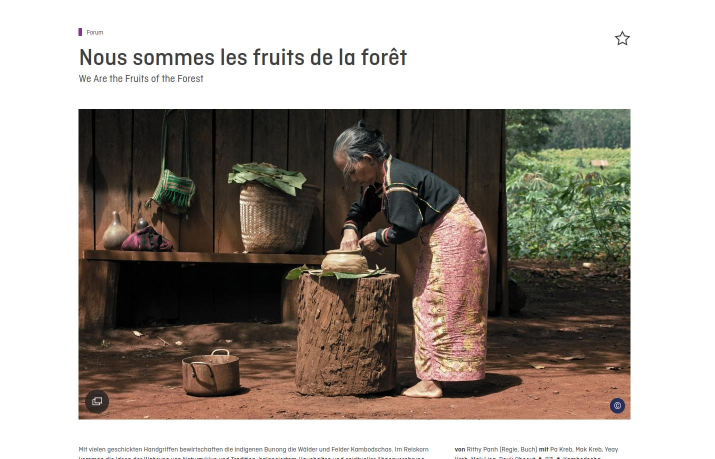
#> input picture mod1/ex03/test_img.jpg, 1429 x 917 px (shown at 1/2 size)
$ python zoom.py
#> lines starting #> are read from the running program, lines starting #| are printed output that depends on the picture
### mod1/ex05/load_image.py
# **************************************************************************** #
#                                                                              #
#                                                         :::      ::::::::    #
#    load_image.py                                      :+:      :+:    :+:    #
#                                                     +:+ +:+         +:+      #
#    By: spitul <spitul@student.42berlin.de>        +#+  +:+       +#+         #
#                                                 +#+#+#+#+#+   +#+            #
#    Created: 2026/06/20 08:46:36 by spitul            #+#    #+#              #
#    Updated: 2026/07/02 07:24:31 by spitul           ###   ########.fr        #
#                                                                              #
# **************************************************************************** #

from PIL import Image
import numpy as np

def ft_load(path: str) -> np.ndarray:
	# if not path.endswith(".jpg") and not path.endswith(".jpeg"):
	# 	raise ValueError("File not the right format")
#> called with path = 'test_img.jpg'
	try:
		img = Image.open(path)
#> img is the input picture: PIL image 1429x917 RGB; mean R, G, B 164.1, 156.3, 148.8
	except FileNotFoundError as e:
		print(e)
		return None
	if not img.format == "JPEG" and not img.format == "JPG":
		raise ValueError("Wrong format")
	arr = np.array(img)
	print(f"The shape of the image is: {arr.shape}")
#| The shape of the image is: (917, 1429, 3)
	print(arr)
#> (printed output is left out)
	return arr


### mod1/ex03/zoom.py
# **************************************************************************** #
#                                                                              #
#                                                         :::      ::::::::    #
#    zoom.py                                            :+:      :+:    :+:    #
#                                                     +:+ +:+         +:+      #
#    By: spitul <spitul@student.42berlin.de>        +#+  +:+       +#+         #
#                                                 +#+#+#+#+#+   +#+            #
#    Created: 2026/06/22 22:05:09 by spitul            #+#    #+#              #
#    Updated: 2026/06/25 20:24:16 by spitul           ###   ########.fr        #
#                                                                              #
# **************************************************************************** #

import matplotlib.pyplot as plt
import sys
import numpy

sys.path.append("../ex02")
from load_image import ft_load

def zoom():
	arr = ft_load("test_img.jpg")
	zoomed = arr[200:600, 200:600, 0:1]
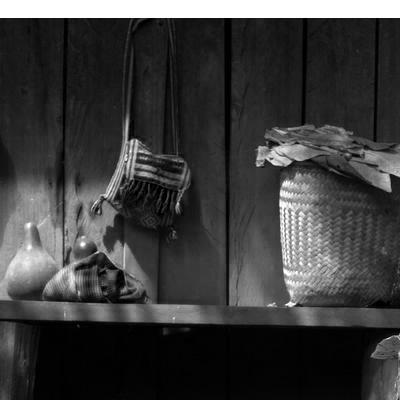
#> zoomed: shape (400, 400, 1); min 0, max 255, mean 60.2
	plt.imshow(zoomed, cmap="gray")
	plt.savefig("output.jpg")
	print(f"New shape after slicing {zoomed.shape}")
#| New shape after slicing (400, 400, 1)
	print(zoomed)
#> (printed output is left out)

if __name__ == "__main__":
	zoom()
